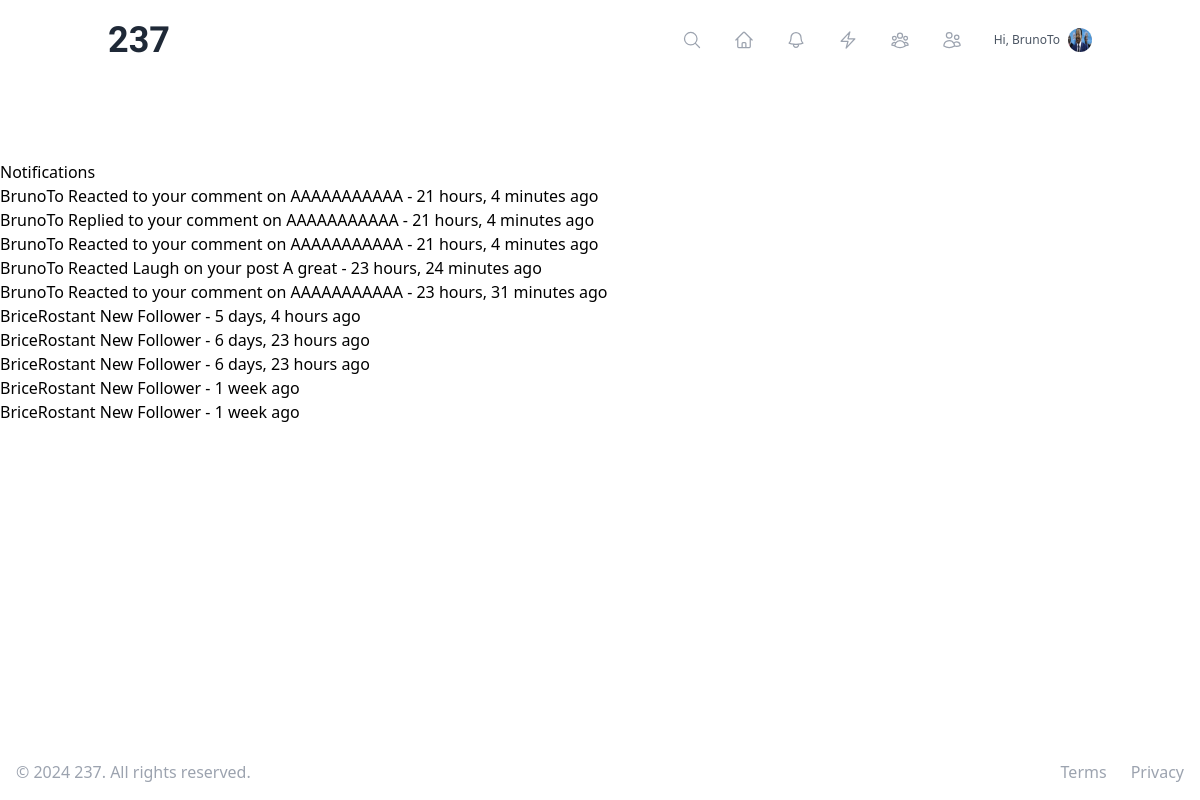
/notifications/ (signed in), run on an earlier commit of the app's database.
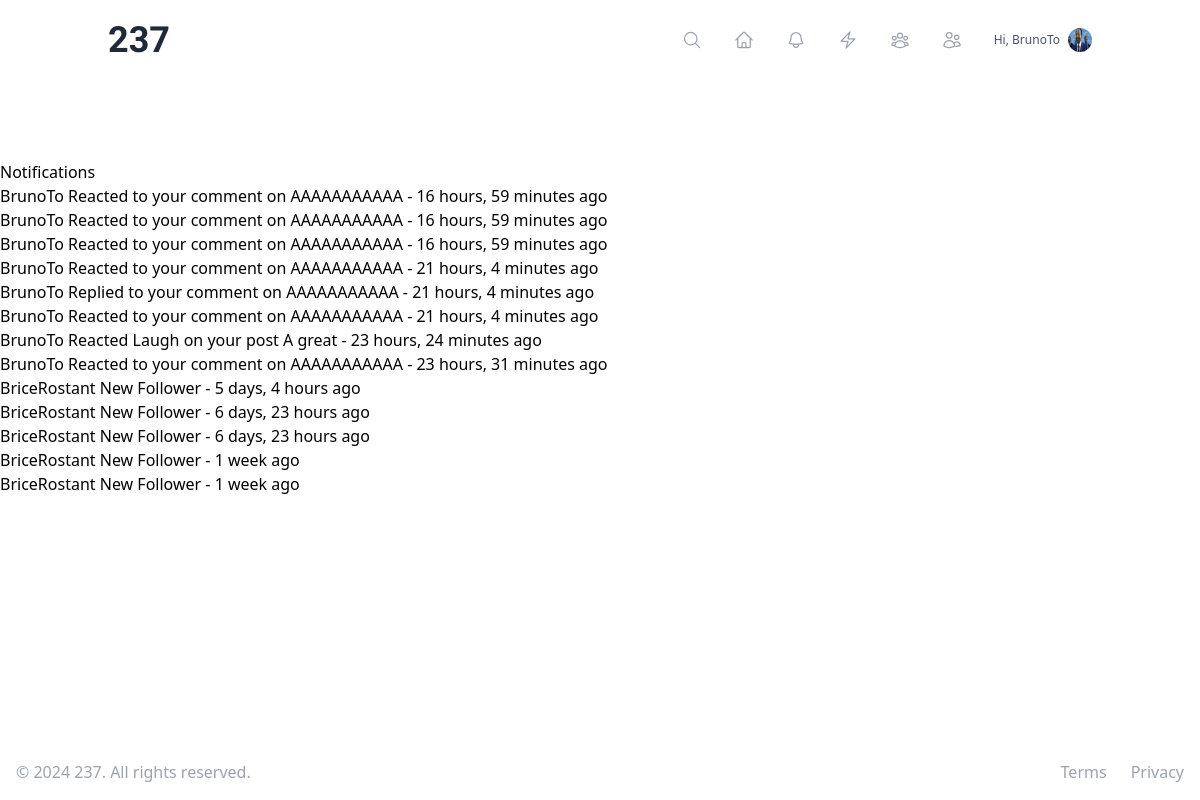
And on a later commit of the database.
### notifications/models.py (models this page shows, shortened)
class Notification(models.Model):
    NOTIFICATION_TYPES = (
        ('follow', 'New Follower'),
        ('comment', 'Commented on'),
        ('comment_reaction', 'Reacted to your comment on'),
        ('reply', 'Replied to your comment on'),
        ('clap', ' Clapped on your post'),
        ('sad', 'Reacted Sad on your post'),
        ('laugh', 'Reacted Laugh on your post'),
        ('mention', 'Mentioned you on'),
    )
    recipient = models.ForeignKey(settings.AUTH_USER_MODEL, on_delete=models.CASCADE, related_name='notifications')
    sender = models.ForeignKey(settings.AUTH_USER_MODEL, on_delete=models.CASCADE, null=True, blank=True)
    notification_type = models.CharField(max_length=20, choices=NOTIFICATION_TYPES)
    article = models.ForeignKey('articles.Article', on_delete=models.CASCADE, null=True, blank=True)
    comment = models.ForeignKey('articles.Comment', on_delete=models.CASCADE, null=True, blank=True)
    text = models.CharField(max_length=255)
    is_read = models.BooleanField(default=False)
    created_at = models.DateTimeField(auto_now_add=True)
    class Meta:
        ordering = ['-created_at']

### users/models.py (models this page shows, shortened)
class User(AbstractUser):
    bio = models.TextField(max_length=500, blank=True)
    profile_picture = models.ImageField(upload_to='profile_pics/', blank=True, null=True)
    date_joined = models.DateTimeField(auto_now_add=True)
    location = models.CharField(max_length=100, blank=True)
    website = models.URLField(max_length=200, blank=True)
    following = models.ManyToManyField('self', symmetrical=False, related_name='followers')
    blocked_users = models.ManyToManyField('self', symmetrical=False, related_name='blocked_by')
    is_verified = models.BooleanField(default=False)
    is_premium = models.BooleanField(default=False)
    is_manual_writer = models.BooleanField(default=False)
    def get_avatar_url(self):
        return get_or_create_avatar(self)
    def unread_notifications_count(self):
        return self.notifications.filter(is_read=False).count()

### articles/models.py (models this page shows, shortened)
class Article(models.Model):
    title = models.CharField(max_length=200)
    content = models.TextField()
    image = models.ImageField(upload_to='article_images/', validators=[validate_file_size], null=True, blank=True)
    thumbnail = models.ImageField(upload_to='article_thumbnails/', validators=[validate_file_size], null=True, blank=True)
    author = models.ForeignKey(settings.AUTH_USER_MODEL, on_delete=models.CASCADE)
    created_at = models.DateTimeField(auto_now_add=True)
    updated_at = models.DateTimeField(auto_now=True)
    published_at = models.DateTimeField(null=True, blank=True)
    status = models.CharField(max_length=10, choices=[('draft', 'Draft'), ('published', 'Published')], default='draft')
    language = models.CharField(max_length=2, choices=[('EN', 'English'), ('FR', 'French')])
    tags = TaggableManager()
    bookmarks = models.ManyToManyField(settings.AUTH_USER_MODEL, related_name='bookmarked_articles', blank=True)

### notifications/views.py (the view)
# urls.py: path('', NotificationListView.as_view(), name='notification_list'),
class NotificationListView(LoginRequiredMixin, ListView):
    model = Notification
    template_name = 'notifications/notification_list.html'
    context_object_name = 'notifications'
    def get_queryset(self):
        return self.request.user.notifications.all()
    def get_context_data(self, **kwargs):
        context = super().get_context_data(**kwargs)
        unread = self.request.user.notifications.filter(is_read=False)
        unread.update(is_read=True)
        return context

### users/utils.py (called while the page is built)
def get_or_create_avatar(user):
    cache_key = f'user_avatar_{user.id}'
    avatar_url = cache.get(cache_key)
    if not avatar_url:
        if not user.profile_picture:
            avatar = generate_avatar(user.username)
            user.profile_picture.save(f"{user.username}_avatar.png", avatar, save=True)
        avatar_url = user.profile_picture.url
        cache.set(cache_key, avatar_url, timeout=86400)  # Cache for 24 hours
    return avatar_url

### templates/notifications/notification_list.html
{% extends "base.html" %}
{% block content %}
<h2>Notifications</h2>
<ul>
{% for notification in notifications %}
    <li>
        {% if notification.sender %}
            <a href="{% url 'user_profile' notification.sender.username %}">{{ notification.sender.username }}</a>
        {% endif %}
        {{ notification.get_notification_type_display }}
        {% if notification.article %}
            <a href="{% url 'article_detail' notification.article.id %}">{{ notification.article.title }}</a>
        {% endif %}
        - {{ notification.created_at|timesince }} ago
    </li>
{% empty %}
    <li>No notifications yet.</li>
{% endfor %}
</ul>
{% endblock %}

What changed in the data, as far as the page shows it:
added Notification: sender.username "BrunoTo", notification_type "Reacted to your comment on", article "AAAAAAAAAAA", created_at "16 hours, 59 minutes"
added Notification: sender.username "BrunoTo", notification_type "Reacted to your comment on", article "AAAAAAAAAAA", created_at "16 hours, 59 minutes"
added Notification: sender.username "BrunoTo", notification_type "Reacted to your comment on", article "AAAAAAAAAAA", created_at "16 hours, 59 minutes"
